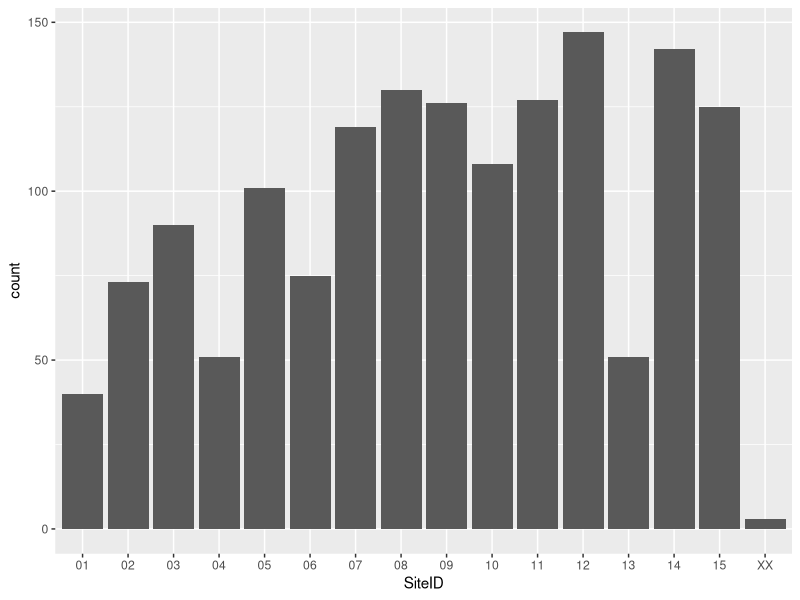
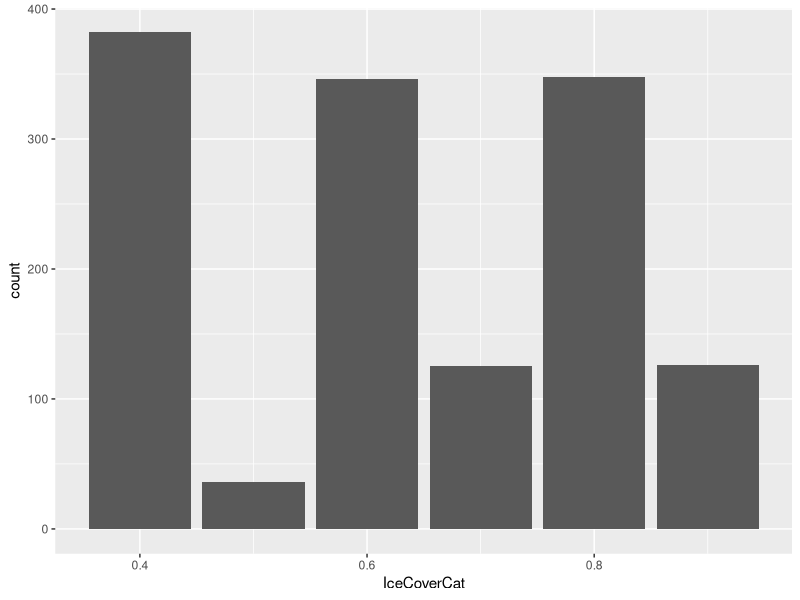
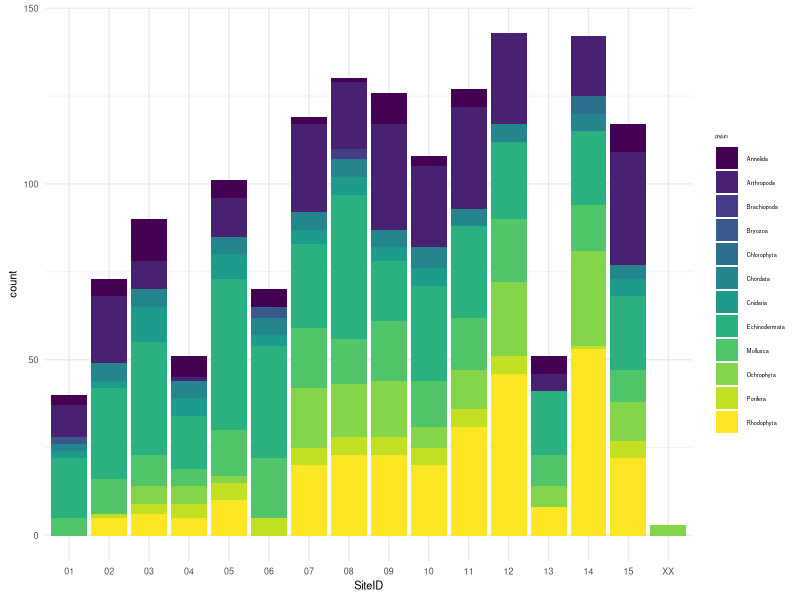

These figures' R source, in order:
## ---- chunk 1
knitr::opts_chunk$set(echo = TRUE)
library(tidyverse)
library(viridis)
library(tufte)
library(kableExtra)
## ---- chunk 2
samples <- read_csv("B-236_Fatty-Acid_Collections_QAQC.csv")
## ---- chunk 3
phyla <- unique(samples$phylum)
phyla <- phyla %>%
  na.omit()
unique(phyla)
## ---- chunk 4
samples$count <- 1
ggplot(samples, aes(x = SiteID, y = count)) +
         geom_col()
# turn this into latitude figure
## ---- chunk 5
samples$count <- 1
ggplot(samples, aes(x = IceCoverCat, y = count)) +
         geom_col()
## ---- chunk 6
class <- unique(samples$class)
class <- class %>%
  na.omit()
unique(class)
## ---- chunk 7
all_inverts <- samples %>%
  filter(kingdom == "Animalia" | is.na(kingdom))
all_algae <- samples %>%
  filter(kingdom %in% c('Plantae', 'Chromista'))
## ---- chunk 8
most_taxa <- samples %>%
  select(Replicate, genusSpecies) %>%
  group_by(genusSpecies) %>%
  summarise(sum(Replicate)) 
names(most_taxa)[names(most_taxa)=="sum(Replicate)"] <- "Replicates"
arrange(most_taxa, desc(Replicates))
## ---- chunk 9
library(viridis)
ggplot(data = subset(samples, !is.na(phylum)), aes(SiteID)) +
  geom_bar(aes(fill = phylum)) +
  scale_fill_viridis(discrete = TRUE) +
  theme_minimal() +
  theme(legend.position = "right", text = element_text(size = 8)) +
  guides(shape = guide_legend(override.aes = list(size = 1))) +
  theme(legend.title = element_text(size = 3), 
               legend.text = element_text(size = 4))
## ---- chunk 10
most_inverts <- samples %>%
  filter(kingdom == "Animalia" | is.na(kingdom)) %>%
  select(Replicate, genusSpecies) %>%
  group_by(genusSpecies) %>%
  summarise(sum(Replicate)) 
names(most_inverts)[names(most_inverts)=="sum(Replicate)"] <- "Replicates"
arrange(most_inverts, desc(Replicates))
## ---- chunk 11
library(dplyr)
sitereps <- read_csv('core_species_siterep.csv')
siterepkable <- kable(sitereps[2:4], longtable = TRUE) 
siterepkable
## ---- chunk 12
most_algae <- samples %>%
  filter(kingdom %in% c('Plantae', 'Chromista')) %>%
  select(Replicate, genusSpecies) %>%
  group_by(genusSpecies) %>%
  summarise(sum(Replicate)) 
names(most_algae)[names(most_algae)=="sum(Replicate)"] <- "Replicates"
arrange(most_algae, desc(Replicates))
## ---- chunk 13
algaesamps <- samples %>%
  filter(phylum %in% c("Rhodophyta", "Chlorophyta", "Ochrophyta")) %>%
  group_by(genusSpecies)
algaltable <- algaesamps %>%
  select(phylum, genusSpecies) %>%
    arrange(desc(phylum)) %>%
  distinct(phylum, genusSpecies) %>%

  kable()
algaltable
  
